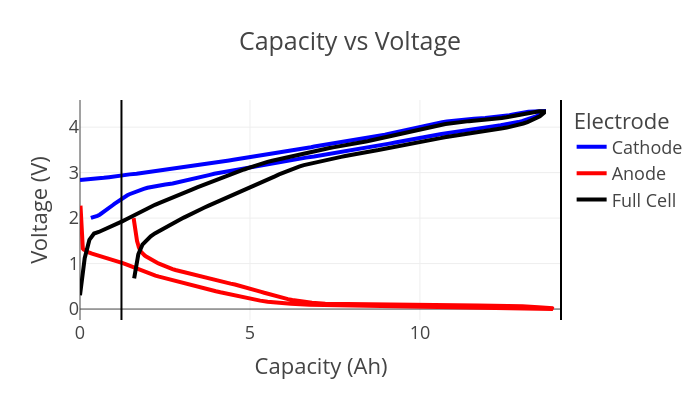

Write notebook code for a chart like this one.
### Code cell
figure = cell.get_capacity_voltage_plot(width=700, height=400)
figure.show()

### Figure 1 — Plotly figure (JSON) as saved in the notebook; plotly's stock layout.template omitted (floating-point values rounded to 4 significant figures; data arrays with more than 128 entries replaced by an {"elided": "..."} marker saying what was removed)
{"data": [{"hovertemplate": "Electrode=Cathode<br>Capacity (Ah)=%{x}<br>Voltage (V)=%{y}<extra></extra>", "legendgroup": "Cathode", "line": {"color": "blue", "dash": "solid", "width": 4}, "marker": {"symbol": "circle"}, "mode": "lines", "name": "Cathode", "orientation": "v", "showlegend": true, "type": "scatter", "x": {"elided": "200 float values"}, "xaxis": "x", "y": {"elided": "200 float values"}, "yaxis": "y"}, {"hovertemplate": "Electrode=Anode<br>Capacity (Ah)=%{x}<br>Voltage (V)=%{y}<extra></extra>", "legendgroup": "Anode", "line": {"color": "red", "dash": "solid", "width": 4}, "marker": {"symbol": "circle"}, "mode": "lines", "name": "Anode", "orientation": "v", "showlegend": true, "type": "scatter", "x": {"elided": "200 float values"}, "xaxis": "x", "y": {"elided": "200 float values"}, "yaxis": "y"}, {"hovertemplate": "Electrode=Full Cell<br>Capacity (Ah)=%{x}<br>Voltage (V)=%{y}<extra></extra>", "legendgroup": "Full Cell", "line": {"color": "black", "dash": "solid", "width": 4}, "marker": {"symbol": "circle"}, "mode": "lines", "name": "Full Cell", "orientation": "v", "showlegend": true, "type": "scatter", "x": {"elided": "200 float values"}, "xaxis": "x", "y": {"elided": "200 float values"}, "yaxis": "y"}], "layout": {"height": 400, "legend": {"title": {"text": "Electrode"}, "tracegroupgap": 0}, "shapes": [{"line": {"color": "black", "width": 2}, "type": "line", "x0": 14.15, "x1": 14.15, "xref": "x", "y0": 0, "y1": 1, "yref": "y domain"}, {"line": {"color": "black", "width": 2}, "type": "line", "x0": 1.22, "x1": 1.22, "xref": "x", "y0": 0, "y1": 1, "yref": "y domain"}], "title": {"text": "Capacity vs Voltage"}, "width": 700, "xaxis": {"anchor": "y", "domain": [0, 1], "title": {"text": "Capacity (Ah)"}}, "yaxis": {"anchor": "x", "domain": [0, 1], "title": {"text": "Voltage (V)"}}}}
